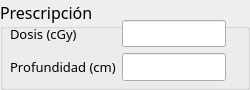
         <widget class="QGroupBox" name="groupBox_2">
          <property name="font">
           <font>
            <family>Lucida Sans</family>
            <pointsize>12</pointsize>
           </font>
          </property>
          <property name="title">
           <string>Prescripción</string>
          </property>
          <widget class="QWidget" name="formLayoutWidget_2">
           <property name="geometry">
            <rect>
             <x>10</x>
             <y>20</y>
             <width>231</width>
             <height>61</height>
            </rect>
           </property>
           <layout class="QFormLayout" name="formLayout_5">
            <property name="rightMargin">
             <number>15</number>
            </property>
            <item row="0" column="0">
             <widget class="QLabel" name="label_4">
              <property name="font">
               <font>
                <family>Lucida Sans</family>
                <pointsize>10</pointsize>
                <weight>50</weight>
                <bold>false</bold>
                <kerning>false</kerning>
               </font>
              </property>
              <property name="text">
               <string>Dosis (cGy)</string>
              </property>
             </widget>
            </item>
            <item row="0" column="1">
             <widget class="QLineEdit" name="DoseEdit">
              <property name="alignment">
               <set>Qt::AlignCenter</set>
              </property>
             </widget>
            </item>
            <item row="1" column="0">
             <widget class="QLabel" name="label_5">
              <property name="font">
               <font>
                <family>Lucida Sans</family>
                <pointsize>10</pointsize>
                <weight>50</weight>
                <bold>false</bold>
                <kerning>false</kerning>
               </font>
              </property>
              <property name="text">
               <string>Profundidad (cm)</string>
              </property>
             </widget>
            </item>
            <item row="1" column="1">
             <widget class="QLineEdit" name="depth_edit">
              <property name="alignment">
               <set>Qt::AlignCenter</set>
              </property>
             </widget>
            </item>
           </layout>
          </widget>
         </widget>
